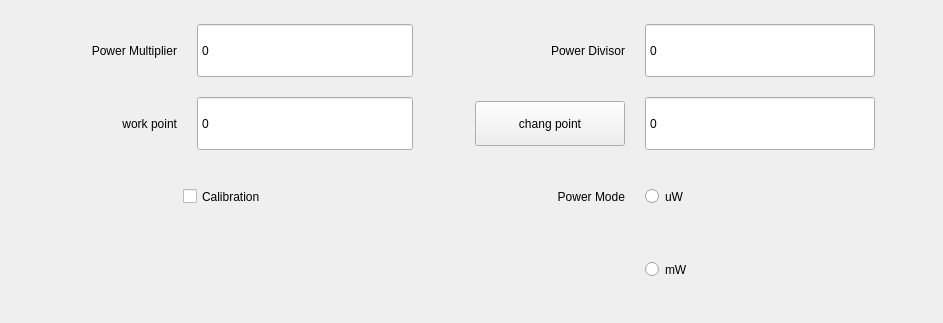
<?xml version="1.0" encoding="UTF-8"?>
<ui version="4.0">
 <class>mOtherWdt</class>
 <widget class="QWidget" name="mOtherWdt">
  <property name="geometry">
   <rect>
    <x>0</x>
    <y>0</y>
    <width>943</width>
    <height>323</height>
   </rect>
  </property>
  <property name="windowTitle">
   <string>Form</string>
  </property>
  <layout class="QGridLayout" name="gridLayout">
   <item row="0" column="0">
    <layout class="QHBoxLayout" name="horizontalLayout">
     <property name="spacing">
      <number>20</number>
     </property>
     <item>
      <widget class="QLabel" name="label">
       <property name="minimumSize">
        <size>
         <width>110</width>
         <height>55</height>
        </size>
       </property>
       <property name="maximumSize">
        <size>
         <width>110</width>
         <height>55</height>
        </size>
       </property>
       <property name="text">
        <string>Power Multiplier</string>
       </property>
       <property name="alignment">
        <set>Qt::AlignRight|Qt::AlignTrailing|Qt::AlignVCenter</set>
       </property>
       <property name="indent">
        <number>0</number>
       </property>
      </widget>
     </item>
     <item>
      <widget class="QSpinBox" name="mPowerBt">
       <property name="sizePolicy">
        <sizepolicy hsizetype="Preferred" vsizetype="Preferred">
         <horstretch>0</horstretch>
         <verstretch>0</verstretch>
        </sizepolicy>
       </property>
       <property name="minimumSize">
        <size>
         <width>210</width>
         <height>55</height>
        </size>
       </property>
       <property name="maximumSize">
        <size>
         <width>230</width>
         <height>55</height>
        </size>
       </property>
       <property name="readOnly">
        <bool>true</bool>
       </property>
       <property name="buttonSymbols">
        <enum>QAbstractSpinBox::NoButtons</enum>
       </property>
       <property name="maximum">
        <number>2000</number>
       </property>
      </widget>
     </item>
    </layout>
   </item>
   <item row="0" column="1">
    <layout class="QHBoxLayout" name="horizontalLayout_3">
     <property name="spacing">
      <number>20</number>
     </property>
     <item>
      <widget class="QLabel" name="label_2">
       <property name="minimumSize">
        <size>
         <width>150</width>
         <height>55</height>
        </size>
       </property>
       <property name="maximumSize">
        <size>
         <width>150</width>
         <height>55</height>
        </size>
       </property>
       <property name="text">
        <string>Power Divisor</string>
       </property>
       <property name="alignment">
        <set>Qt::AlignRight|Qt::AlignTrailing|Qt::AlignVCenter</set>
       </property>
      </widget>
     </item>
     <item>
      <widget class="QSpinBox" name="mPowerPz">
       <property name="sizePolicy">
        <sizepolicy hsizetype="Preferred" vsizetype="Preferred">
         <horstretch>0</horstretch>
         <verstretch>0</verstretch>
        </sizepolicy>
       </property>
       <property name="minimumSize">
        <size>
         <width>210</width>
         <height>55</height>
        </size>
       </property>
       <property name="maximumSize">
        <size>
         <width>230</width>
         <height>55</height>
        </size>
       </property>
       <property name="readOnly">
        <bool>true</bool>
       </property>
       <property name="buttonSymbols">
        <enum>QAbstractSpinBox::NoButtons</enum>
       </property>
       <property name="maximum">
        <number>80000</number>
       </property>
      </widget>
     </item>
    </layout>
   </item>
   <item row="1" column="0">
    <layout class="QHBoxLayout" name="horizontalLayout_2">
     <property name="spacing">
      <number>20</number>
     </property>
     <item>
      <widget class="QLabel" name="label_10">
       <property name="minimumSize">
        <size>
         <width>110</width>
         <height>55</height>
        </size>
       </property>
       <property name="maximumSize">
        <size>
         <width>110</width>
         <height>55</height>
        </size>
       </property>
       <property name="text">
        <string>work point</string>
       </property>
       <property name="alignment">
        <set>Qt::AlignRight|Qt::AlignTrailing|Qt::AlignVCenter</set>
       </property>
      </widget>
     </item>
     <item>
      <widget class="QSpinBox" name="mWorkPoint">
       <property name="sizePolicy">
        <sizepolicy hsizetype="Preferred" vsizetype="Preferred">
         <horstretch>0</horstretch>
         <verstretch>0</verstretch>
        </sizepolicy>
       </property>
       <property name="minimumSize">
        <size>
         <width>210</width>
         <height>55</height>
        </size>
       </property>
       <property name="maximumSize">
        <size>
         <width>230</width>
         <height>55</height>
        </size>
       </property>
       <property name="readOnly">
        <bool>true</bool>
       </property>
       <property name="buttonSymbols">
        <enum>QAbstractSpinBox::NoButtons</enum>
       </property>
      </widget>
     </item>
    </layout>
   </item>
   <item row="1" column="1">
    <layout class="QHBoxLayout" name="horizontalLayout_4">
     <property name="spacing">
      <number>20</number>
     </property>
     <item>
      <widget class="QPushButton" name="mChangePointBtn">
       <property name="sizePolicy">
        <sizepolicy hsizetype="Minimum" vsizetype="Preferred">
         <horstretch>0</horstretch>
         <verstretch>0</verstretch>
        </sizepolicy>
       </property>
       <property name="minimumSize">
        <size>
         <width>150</width>
         <height>45</height>
        </size>
       </property>
       <property name="maximumSize">
        <size>
         <width>150</width>
         <height>45</height>
        </size>
       </property>
       <property name="text">
        <string>chang point</string>
       </property>
      </widget>
     </item>
     <item>
      <widget class="QSpinBox" name="mChangePoint">
       <property name="sizePolicy">
        <sizepolicy hsizetype="Preferred" vsizetype="Preferred">
         <horstretch>0</horstretch>
         <verstretch>0</verstretch>
        </sizepolicy>
       </property>
       <property name="minimumSize">
        <size>
         <width>210</width>
         <height>55</height>
        </size>
       </property>
       <property name="maximumSize">
        <size>
         <width>230</width>
         <height>55</height>
        </size>
       </property>
       <property name="readOnly">
        <bool>true</bool>
       </property>
       <property name="buttonSymbols">
        <enum>QAbstractSpinBox::NoButtons</enum>
       </property>
      </widget>
     </item>
    </layout>
   </item>
   <item row="2" column="0">
    <layout class="QHBoxLayout" name="horizontalLayout_7">
     <item>
      <widget class="QLabel" name="label_5">
       <property name="minimumSize">
        <size>
         <width>110</width>
         <height>55</height>
        </size>
       </property>
       <property name="maximumSize">
        <size>
         <width>110</width>
         <height>55</height>
        </size>
       </property>
       <property name="text">
        <string/>
       </property>
      </widget>
     </item>
     <item>
      <widget class="QCheckBox" name="mCorrectSwitch">
       <property name="sizePolicy">
        <sizepolicy hsizetype="Minimum" vsizetype="Preferred">
         <horstretch>0</horstretch>
         <verstretch>0</verstretch>
        </sizepolicy>
       </property>
       <property name="minimumSize">
        <size>
         <width>210</width>
         <height>55</height>
        </size>
       </property>
       <property name="maximumSize">
        <size>
         <width>230</width>
         <height>55</height>
        </size>
       </property>
       <property name="layoutDirection">
        <enum>Qt::LeftToRight</enum>
       </property>
       <property name="text">
        <string>Calibration</string>
       </property>
      </widget>
     </item>
    </layout>
   </item>
   <item row="2" column="1">
    <layout class="QHBoxLayout" name="horizontalLayout_5">
     <property name="spacing">
      <number>20</number>
     </property>
     <item>
      <widget class="QLabel" name="label_3">
       <property name="minimumSize">
        <size>
         <width>150</width>
         <height>55</height>
        </size>
       </property>
       <property name="maximumSize">
        <size>
         <width>150</width>
         <height>55</height>
        </size>
       </property>
       <property name="text">
        <string>Power Mode</string>
       </property>
       <property name="alignment">
        <set>Qt::AlignRight|Qt::AlignTrailing|Qt::AlignVCenter</set>
       </property>
      </widget>
     </item>
     <item>
      <widget class="QRadioButton" name="muW">
       <property name="sizePolicy">
        <sizepolicy hsizetype="Minimum" vsizetype="Preferred">
         <horstretch>0</horstretch>
         <verstretch>0</verstretch>
        </sizepolicy>
       </property>
       <property name="minimumSize">
        <size>
         <width>210</width>
         <height>55</height>
        </size>
       </property>
       <property name="maximumSize">
        <size>
         <width>230</width>
         <height>55</height>
        </size>
       </property>
       <property name="text">
        <string>uW</string>
       </property>
      </widget>
     </item>
    </layout>
   </item>
   <item row="3" column="1">
    <layout class="QHBoxLayout" name="horizontalLayout_6">
     <property name="spacing">
      <number>20</number>
     </property>
     <item>
      <widget class="QLabel" name="label_4">
       <property name="minimumSize">
        <size>
         <width>150</width>
         <height>55</height>
        </size>
       </property>
       <property name="maximumSize">
        <size>
         <width>150</width>
         <height>55</height>
        </size>
       </property>
       <property name="text">
        <string/>
       </property>
      </widget>
     </item>
     <item>
      <widget class="QRadioButton" name="mMw">
       <property name="sizePolicy">
        <sizepolicy hsizetype="Minimum" vsizetype="Preferred">
         <horstretch>0</horstretch>
         <verstretch>0</verstretch>
        </sizepolicy>
       </property>
       <property name="minimumSize">
        <size>
         <width>210</width>
         <height>55</height>
        </size>
       </property>
       <property name="maximumSize">
        <size>
         <width>230</width>
         <height>55</height>
        </size>
       </property>
       <property name="text">
        <string>mW</string>
       </property>
      </widget>
     </item>
    </layout>
   </item>
  </layout>
 </widget>
 <resources/>
 <connections/>
</ui>
